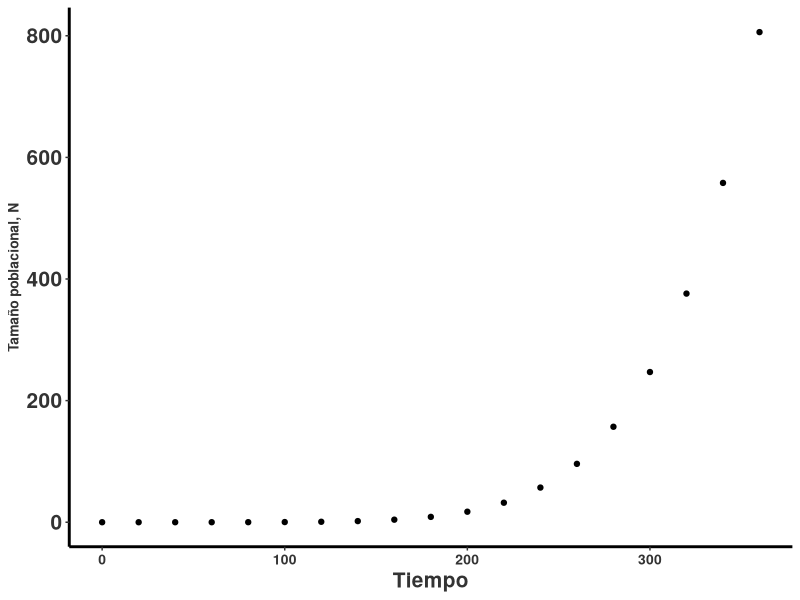

This chart was generated by the following R code:
## ---- chunk 1
#| error: true

library(ggplot2)

## ---- chunk 2
#| error: true




rlt_theme <- theme(
  axis.title.y = element_text(colour = "grey20", size = 10, face = "bold"),
  axis.text.x = element_text(colour = "grey20", size = 10, face = "bold"),
  axis.text.y = element_text(colour = "grey20", size = 15, face = "bold"),
  axis.title.x = element_text(colour = "grey20", size = 15, face = "bold")
) +
  theme(
    # Remover los border
    panel.border = element_blank(),
    # Remover las lineas
    panel.grid.major = element_blank(),
    panel.grid.minor = element_blank(),
    # Remove el fondo del panel
    panel.background = element_blank(),
    # añadir lineas más gruesas
    axis.line.x = element_line(colour = "black", linewidth = 1),
    axis.line.y = element_line(colour = "black", linewidth = 1)
  )

# Una paleta de color comenzando el gris:
cbPalette1 <- c(
  "lightblue",
  "#E69F00",
  "grey",
  "#009E73",
  "#F0E442",
  "#0072B2",
  "#D55E00",
  "#CC79A7"
)

# Una paleta de color comenzando el negro:
cbPalette2 <- c(
  "#000000",
  "#E69F00",
  "#56B4E9",
  "#009E73",
  "#F0E442",
  "#0072B2",
  "#D55E00",
  "#CC79A7"
)

#rlt_scale <- scale_fill_manual(values = cbPalette1)

diverging= c("#009392","#CF597E","#E9E29C", "#39B185","#EEB479" , "#9CCB86" )


# --- 2. Combine them into a list object ---
# This list can be added to the plot with a single '+'
rlt_style_fill <- function() {
  list(
    rlt_theme,
    scale_fill_manual(values = diverging)
  )
}


rlt_style_colour <- function() {
  list(
    rlt_theme,
    scale_colour_manual(values = diverging)
  )
}

                    
## ---- chunk 3
#| error: true

ggplot(pressure, aes(temperature, pressure))+
  geom_point()+
  rlt_theme+
  xlab("Tiempo")+
  ylab("Tamaño poblacional, N")
